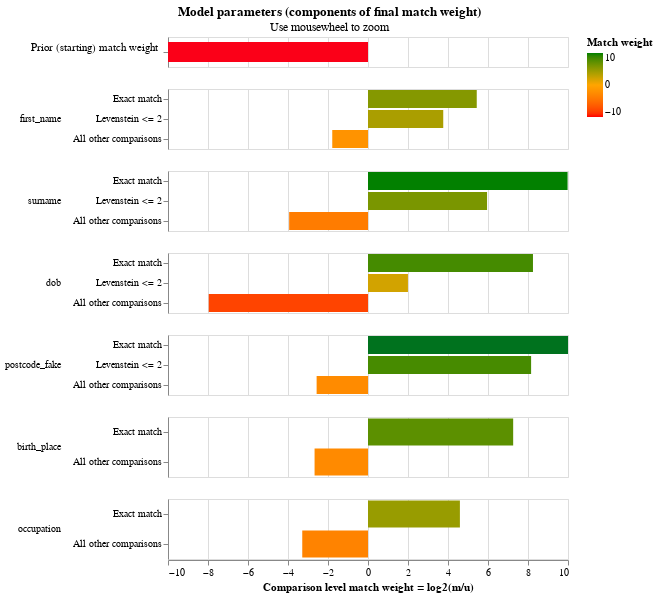

The code cell stored with this chart in its notebook:
### Markdown cell above
The final match weights can be viewed in the match weights chart:

### Code cell
linker.match_weights_chart()

### Figure 1 — Vega-Lite specification as saved in the notebook (floating-point values rounded to 4 significant figures)
{"$schema": "https://vega.github.io/schema/vega-lite/v5.2.json", "config": {"header": {"title": null}, "mark": {"tooltip": null}, "title": {"anchor": "middle"}, "view": {"height": 60, "width": 400}}, "data": {"values": [{"bayes_factor": 0.0001055, "bayes_factor_description": "Proportion of matches is 0.000, equivalent to a starting match weight of -13.211.This means that if two records are drawn at random, one in  9,481.6 is expected to be a match", "comparison_name": "proportion_of_matches", "comparison_sort_order": -1, "comparison_vector_value": 0, "has_tf_adjustments": false, "is_null_level": false, "label_for_charts": "", "log2_bayes_factor": -13.21, "m_probability": null, "m_probability_description": null, "max_comparison_vector_value": 0, "proportion_of_matches": 0.0001055, "sql_condition": null, "tf_adjustment_column": null, "tf_adjustment_weight": null, "u_probability": null, "u_probability_description": null}, {"bayes_factor": 43.34, "bayes_factor_description": "If comparison level is `exact match` then comparison is 43.34 times more likely to be a match", "comparison_name": "first_name", "comparison_sort_order": 0, "comparison_vector_value": 2, "has_tf_adjustments": false, "is_null_level": false, "label_for_charts": "Exact match", "log2_bayes_factor": 5.438, "m_probability": 0.5562, "m_probability_description": "Amongst matching record comparisons, 55.62% of records are in the exact match comparison level", "max_comparison_vector_value": 2, "proportion_of_matches": 0.0001055, "sql_condition": "\"first_name_l\" = \"first_name_r\"", "tf_adjustment_column": null, "tf_adjustment_weight": 1, "u_probability": 0.01283, "u_probability_description": "Amongst non-matching record comparisons, 1.28% of records are in the exact match comparison level"}, {"bayes_factor": 13.57, "bayes_factor_description": "If comparison level is `levenstein <= 2` then comparison is 13.57 times more likely to be a match", "comparison_name": "first_name", "comparison_sort_order": 0, "comparison_vector_value": 1, "has_tf_adjustments": false, "is_null_level": false, "label_for_charts": "Levenstein <= 2", "log2_bayes_factor": 3.762, "m_probability": 0.1613, "m_probability_description": "Amongst matching record comparisons, 16.13% of records are in the levenstein <= 2 comparison level", "max_comparison_vector_value": 2, "proportion_of_matches": 0.0001055, "sql_condition": "levenshtein(\"first_name_l\", \"first_name_r\") <= 2", "tf_adjustment_column": null, "tf_adjustment_weight": 1, "u_probability": 0.01189, "u_probability_description": "Amongst non-matching record comparisons, 1.19% of records are in the levenstein <= 2 comparison level"}, {"bayes_factor": 0.2897, "bayes_factor_description": "If comparison level is `all other comparisons` then comparison is  3.45 times less likely to be a match", "comparison_name": "first_name", "comparison_sort_order": 0, "comparison_vector_value": 0, "has_tf_adjustments": false, "is_null_level": false, "label_for_charts": "All other comparisons", "log2_bayes_factor": -1.787, "m_probability": 0.2826, "m_probability_description": "Amongst matching record comparisons, 28.26% of records are in the all other comparisons comparison level", "max_comparison_vector_value": 2, "proportion_of_matches": 0.0001055, "sql_condition": "ELSE", "tf_adjustment_column": null, "tf_adjustment_weight": 1, "u_probability": 0.9753, "u_probability_description": "Amongst non-matching record comparisons, 97.53% of records are in the all other comparisons comparison level"}, {"bayes_factor": 1009.0, "bayes_factor_description": "If comparison level is `exact match` then comparison is 1,009.49 times more likely to be a match", "comparison_name": "surname", "comparison_sort_order": 1, "comparison_vector_value": 2, "has_tf_adjustments": false, "is_null_level": false, "label_for_charts": "Exact match", "log2_bayes_factor": 9.979, "m_probability": 0.786, "m_probability_description": "Amongst matching record comparisons, 78.60% of records are in the exact match comparison level", "max_comparison_vector_value": 2, "proportion_of_matches": 0.0001055, "sql_condition": "\"surname_l\" = \"surname_r\"", "tf_adjustment_column": null, "tf_adjustment_weight": 1, "u_probability": 0.0007786, "u_probability_description": "Amongst non-matching record comparisons, 0.08% of records are in the exact match comparison level"}, {"bayes_factor": 61.93, "bayes_factor_description": "If comparison level is `levenstein <= 2` then comparison is 61.93 times more likely to be a match", "comparison_name": "surname", "comparison_sort_order": 1, "comparison_vector_value": 1, "has_tf_adjustments": false, "is_null_level": false, "label_for_charts": "Levenstein <= 2", "log2_bayes_factor": 5.953, "m_probability": 0.1492, "m_probability_description": "Amongst matching record comparisons, 14.92% of records are in the levenstein <= 2 comparison level", "max_comparison_vector_value": 2, "proportion_of_matches": 0.0001055, "sql_condition": "levenshtein(\"surname_l\", \"surname_r\") <= 2", "tf_adjustment_column": null, "tf_adjustment_weight": 1, "u_probability": 0.002408, "u_probability_description": "Amongst non-matching record comparisons, 0.24% of records are in the levenstein <= 2 comparison level"}, {"bayes_factor": 0.06507, "bayes_factor_description": "If comparison level is `all other comparisons` then comparison is  15.37 times less likely to be a match", "comparison_name": "surname", "comparison_sort_order": 1, "comparison_vector_value": 0, "has_tf_adjustments": false, "is_null_level": false, "label_for_charts": "All other comparisons", "log2_bayes_factor": -3.942, "m_probability": 0.06486, "m_probability_description": "Amongst matching record comparisons, 6.49% of records are in the all other comparisons comparison level", "max_comparison_vector_value": 2, "proportion_of_matches": 0.0001055, "sql_condition": "ELSE", "tf_adjustment_column": null, "tf_adjustment_weight": 1, "u_probability": 0.9968, "u_probability_description": "Amongst non-matching record comparisons, 99.68% of records are in the all other comparisons comparison level"}, {"bayes_factor": 304.2, "bayes_factor_description": "If comparison level is `exact match` then comparison is 304.17 times more likely to be a match", "comparison_name": "dob", "comparison_sort_order": 2, "comparison_vector_value": 2, "has_tf_adjustments": false, "is_null_level": false, "label_for_charts": "Exact match", "log2_bayes_factor": 8.249, "m_probability": 0.6202, "m_probability_description": "Amongst matching record comparisons, 62.02% of records are in the exact match comparison level", "max_comparison_vector_value": 2, "proportion_of_matches": 0.0001055, "sql_condition": "\"dob_l\" = \"dob_r\"", "tf_adjustment_column": null, "tf_adjustment_weight": 1, "u_probability": 0.002039, "u_probability_description": "Amongst non-matching record comparisons, 0.20% of records are in the exact match comparison level"}, {"bayes_factor": 3.994, "bayes_factor_description": "If comparison level is `levenstein <= 2` then comparison is 3.99 times more likely to be a match", "comparison_name": "dob", "comparison_sort_order": 2, "comparison_vector_value": 1, "has_tf_adjustments": false, "is_null_level": false, "label_for_charts": "Levenstein <= 2", "log2_bayes_factor": 1.998, "m_probability": 0.3761, "m_probability_description": "Amongst matching record comparisons, 37.61% of records are in the levenstein <= 2 comparison level", "max_comparison_vector_value": 2, "proportion_of_matches": 0.0001055, "sql_condition": "levenshtein(\"dob_l\", \"dob_r\") <= 2", "tf_adjustment_column": null, "tf_adjustment_weight": 1, "u_probability": 0.09419, "u_probability_description": "Amongst non-matching record comparisons, 9.42% of records are in the levenstein <= 2 comparison level"}, {"bayes_factor": 0.004009, "bayes_factor_description": "If comparison level is `all other comparisons` then comparison is  249.43 times less likely to be a match", "comparison_name": "dob", "comparison_sort_order": 2, "comparison_vector_value": 0, "has_tf_adjustments": false, "is_null_level": false, "label_for_charts": "All other comparisons", "log2_bayes_factor": -7.963, "m_probability": 0.003623, "m_probability_description": "Amongst matching record comparisons, 0.36% of records are in the all other comparisons comparison level", "max_comparison_vector_value": 2, "proportion_of_matches": 0.0001055, "sql_condition": "ELSE", "tf_adjustment_column": null, "tf_adjustment_weight": 1, "u_probability": 0.9038, "u_probability_description": "Amongst non-matching record comparisons, 90.38% of records are in the all other comparisons comparison level"}, {"bayes_factor": 4605.0, "bayes_factor_description": "If comparison level is `exact match` then comparison is 4,604.83 times more likely to be a match", "comparison_name": "postcode_fake", "comparison_sort_order": 3, "comparison_vector_value": 2, "has_tf_adjustments": false, "is_null_level": false, "label_for_charts": "Exact match", "log2_bayes_factor": 12.17, "m_probability": 0.6887, "m_probability_description": "Amongst matching record comparisons, 68.87% of records are in the exact match comparison level", "max_comparison_vector_value": 2, "proportion_of_matches": 0.0001055, "sql_condition": "\"postcode_fake_l\" = \"postcode_fake_r\"", "tf_adjustment_column": null, "tf_adjustment_weight": 1, "u_probability": 0.0001496, "u_probability_description": "Amongst non-matching record comparisons, 0.01% of records are in the exact match comparison level"}, {"bayes_factor": 285.1, "bayes_factor_description": "If comparison level is `levenstein <= 2` then comparison is 285.10 times more likely to be a match", "comparison_name": "postcode_fake", "comparison_sort_order": 3, "comparison_vector_value": 1, "has_tf_adjustments": false, "is_null_level": false, "label_for_charts": "Levenstein <= 2", "log2_bayes_factor": 8.155, "m_probability": 0.1428, "m_probability_description": "Amongst matching record comparisons, 14.28% of records are in the levenstein <= 2 comparison level", "max_comparison_vector_value": 2, "proportion_of_matches": 0.0001055, "sql_condition": "levenshtein(\"postcode_fake_l\", \"postcode_fake_r\") <= 2", "tf_adjustment_column": null, "tf_adjustment_weight": 1, "u_probability": 0.000501, "u_probability_description": "Amongst non-matching record comparisons, 0.05% of records are in the levenstein <= 2 comparison level"}, {"bayes_factor": 0.1685, "bayes_factor_description": "If comparison level is `all other comparisons` then comparison is  5.93 times less likely to be a match", "comparison_name": "postcode_fake", "comparison_sort_order": 3, "comparison_vector_value": 0, "has_tf_adjustments": false, "is_null_level": false, "label_for_charts": "All other comparisons", "log2_bayes_factor": -2.569, "m_probability": 0.1684, "m_probability_description": "Amongst matching record comparisons, 16.84% of records are in the all other comparisons comparison level", "max_comparison_vector_value": 2, "proportion_of_matches": 0.0001055, "sql_condition": "ELSE", "tf_adjustment_column": null, "tf_adjustment_weight": 1, "u_probability": 0.9993, "u_probability_description": "Amongst non-matching record comparisons, 99.93% of records are in the all other comparisons comparison level"}, {"bayes_factor": 153.1, "bayes_factor_description": "If comparison level is `exact match` then comparison is 153.14 times more likely to be a match", "comparison_name": "birth_place", "comparison_sort_order": 4, "comparison_vector_value": 1, "has_tf_adjustments": false, "is_null_level": false, "label_for_charts": "Exact match", "log2_bayes_factor": 7.259, "m_probability": 0.8439, "m_probability_description": "Amongst matching record comparisons, 84.39% of records are in the exact match comparison level", "max_comparison_vector_value": 1, "proportion_of_matches": 0.0001055, "sql_condition": "\"birth_place_l\" = \"birth_place_r\"", "tf_adjustment_column": null, "tf_adjustment_weight": 1, "u_probability": 0.005511, "u_probability_description": "Amongst non-matching record comparisons, 0.55% of records are in the exact match comparison level"}, {"bayes_factor": 0.157, "bayes_factor_description": "If comparison level is `all other comparisons` then comparison is  6.37 times less likely to be a match", "comparison_name": "birth_place", "comparison_sort_order": 4, "comparison_vector_value": 0, "has_tf_adjustments": false, "is_null_level": false, "label_for_charts": "All other comparisons", "log2_bayes_factor": -2.671, "m_probability": 0.1561, "m_probability_description": "Amongst matching record comparisons, 15.61% of records are in the all other comparisons comparison level", "max_comparison_vector_value": 1, "proportion_of_matches": 0.0001055, "sql_condition": "ELSE", "tf_adjustment_column": null, "tf_adjustment_weight": 1, "u_probability": 0.9945, "u_probability_description": "Amongst non-matching record comparisons, 99.45% of records are in the all other comparisons comparison level"}, {"bayes_factor": 24.17, "bayes_factor_description": "If comparison level is `exact match` then comparison is 24.17 times more likely to be a match", "comparison_name": "occupation", "comparison_sort_order": 5, "comparison_vector_value": 1, "has_tf_adjustments": false, "is_null_level": false, "label_for_charts": "Exact match", "log2_bayes_factor": 4.595, "m_probability": 0.9014, "m_probability_description": "Amongst matching record comparisons, 90.14% of records are in the exact match comparison level", "max_comparison_vector_value": 1, "proportion_of_matches": 0.0001055, "sql_condition": "\"occupation_l\" = \"occupation_r\"", "tf_adjustment_column": null, "tf_adjustment_weight": 1, "u_probability": 0.03729, "u_probability_description": "Amongst non-matching record comparisons, 3.73% of records are in the exact match comparison level"}, {"bayes_factor": 0.1024, "bayes_factor_description": "If comparison level is `all other comparisons` then comparison is  9.76 times less likely to be a match", "comparison_name": "occupation", "comparison_sort_order": 5, "comparison_vector_value": 0, "has_tf_adjustments": false, "is_null_level": false, "label_for_charts": "All other comparisons", "log2_bayes_factor": -3.287, "m_probability": 0.09861, "m_probability_description": "Amongst matching record comparisons, 9.86% of records are in the all other comparisons comparison level", "max_comparison_vector_value": 1, "proportion_of_matches": 0.0001055, "sql_condition": "ELSE", "tf_adjustment_column": null, "tf_adjustment_weight": 1, "u_probability": 0.9627, "u_probability_description": "Amongst non-matching record comparisons, 96.27% of records are in the all other comparisons comparison level"}]}, "resolve": {"axis": {"y": "independent"}, "scale": {"y": "independent"}}, "selection": {"zoom_selector": {"bind": "scales", "encodings": ["x"], "type": "interval"}}, "title": {"subtitle": "Use mousewheel to zoom", "text": "Model parameters (components of final match weight)"}, "vconcat": [{"encoding": {"color": {"field": "log2_bayes_factor", "scale": {"domain": [-10, 0, 10], "range": ["red", "orange", "green"]}, "title": "Match weight", "type": "quantitative"}, "tooltip": [{"field": "comparison_name", "title": "Comparison name", "type": "nominal"}, {"field": "proportion_of_matches", "format": ".4f", "title": "Proportion of matches", "type": "nominal"}, {"field": "log2_bayes_factor", "format": ",.4f", "title": "Equivalent match weight", "type": "quantitative"}, {"field": "bayes_factor_description", "title": "Match weight description", "type": "nominal"}], "x": {"axis": {"domain": false, "labels": false, "ticks": false, "title": ""}, "field": "log2_bayes_factor", "scale": {"domain": [-10, 10]}, "type": "quantitative"}, "y": {"axis": {"title": "Prior (starting) match weight", "titleAlign": "right", "titleAngle": 0, "titleFontWeight": "normal"}, "field": "label_for_charts", "sort": {"field": "comparison_vector_value", "order": "descending"}, "type": "nominal"}}, "height": 30, "mark": {"clip": true, "height": 20, "type": "bar"}, "selection": {"zoom_selector": {"bind": "scales", "encodings": ["x"], "type": "interval"}}, "transform": [{"filter": "(datum.comparison_name == 'proportion_of_matches')"}]}, {"encoding": {"color": {"field": "log2_bayes_factor", "scale": {"domain": [-10, 0, 10], "range": ["red", "orange", "green"]}, "title": "Match weight", "type": "quantitative"}, "row": {"field": "comparison_name", "header": {"labelAlign": "left", "labelAnchor": "middle", "labelAngle": 0}, "sort": {"field": "comparison_sort_order"}, "type": "nominal"}, "tooltip": [{"field": "comparison_name", "title": "Comparison name", "type": "nominal"}, {"field": "label_for_charts", "title": "Label", "type": "ordinal"}, {"field": "sql_condition", "title": "SQL condition", "type": "nominal"}, {"field": "m_probability", "format": ".4f", "title": "M probability", "type": "quantitative"}, {"field": "u_probability", "format": ".4f", "title": "U probability", "type": "quantitative"}, {"field": "bayes_factor", "format": ",.4f", "title": "Bayes factor = m/u", "type": "quantitative"}, {"field": "log2_bayes_factor", "format": ",.4f", "title": "Match weight = log2(m/u)", "type": "quantitative"}, {"field": "bayes_factor_description", "title": "Match weight description", "type": "nominal"}], "x": {"axis": {"title": "Comparison level match weight = log2(m/u)"}, "field": "log2_bayes_factor", "scale": {"domain": [-10, 10]}, "type": "quantitative"}, "y": {"axis": {"title": null}, "field": "label_for_charts", "sort": {"field": "comparison_vector_value", "order": "descending"}, "type": "nominal"}}, "mark": {"clip": true, "type": "bar"}, "resolve": {"axis": {"y": "independent"}, "scale": {"y": "independent"}}, "selection": {"zoom_selector": {"bind": "scales", "encodings": ["x"], "type": "interval"}}, "transform": [{"filter": "(datum.comparison_name != 'proportion_of_matches')"}]}]}
